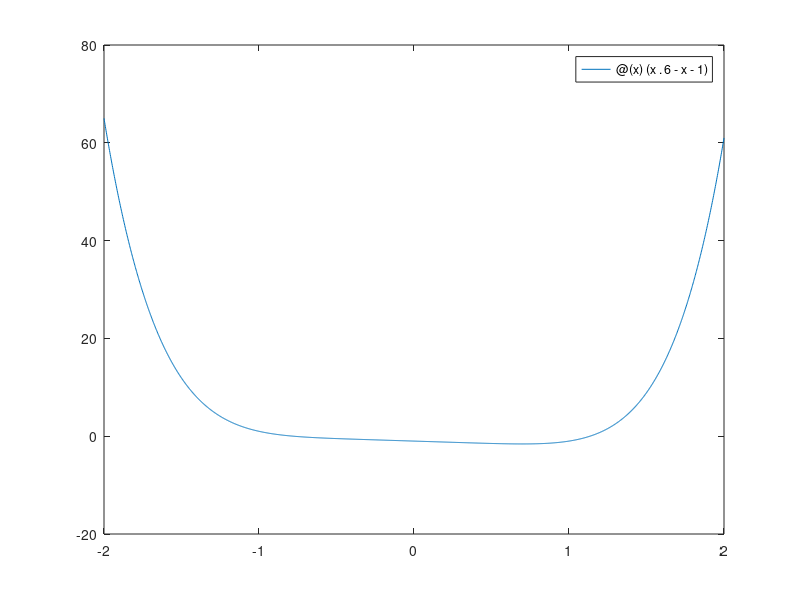

This chart was generated by the following MATLAB code: (Note: this script raises an error after producing the figure.)
%% Ex 1

%% a

f=@(x)(x.^6-x-1);
figure(1)
fplot(f,[-2,2]);
hold on;
fplot(0,[-2,2]);
legend('f','Ox');

%% b

a=1;
b=2;
TOL=10^(-5);

n=1;
x(n)=(a+b)/2;

while abs(f(x(n)))>TOL
    if f(a)*f(x(n))<0
        b=x(n);
    else
        a=x(n);
    end
    n=n+1;
    x(n)=(a+b)/2;
end
n
x(n)

%% c

syms xs
fs=symfun(xs.^6-xs-1,xs);
double(solve(fs==0))